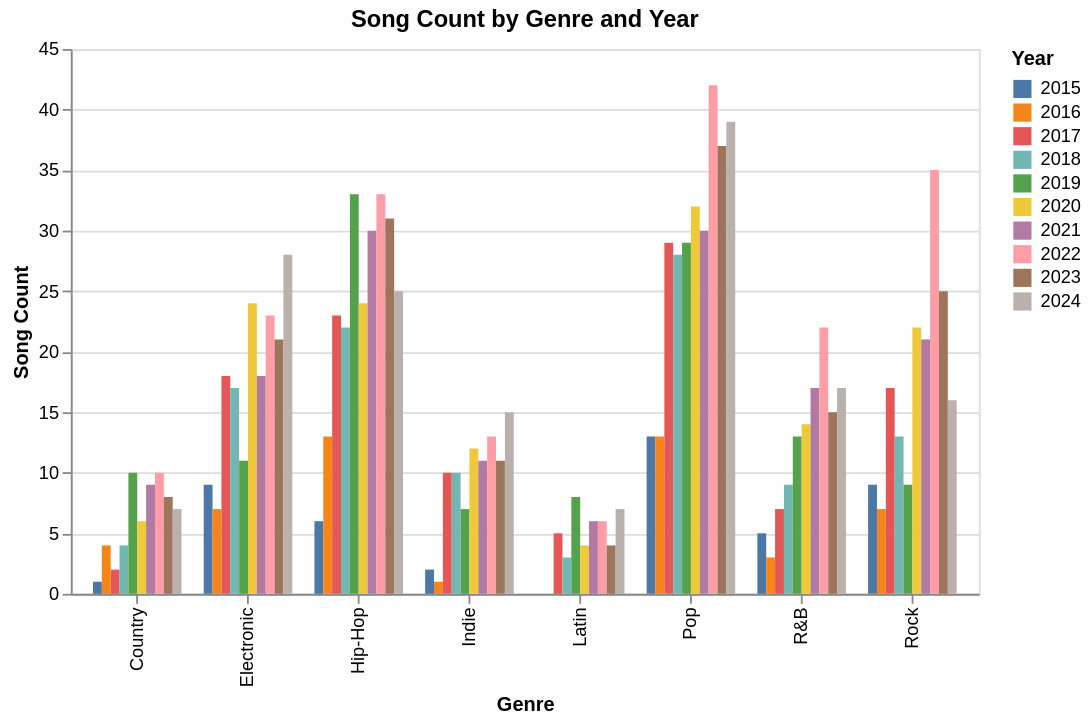

The notebook cell saved with this chart:
### Markdown cell above
## Altair Grouped Bar Chart

### Code cell
source = (df.groupby(["genre", "year"])
            .size()
            .reset_index(name="song_count")) # gets song count like we did above

alt.Chart(source).mark_bar().encode(
    x=alt.X("genre:N", title="Genre"),
    y=alt.Y("song_count:Q", title="Song Count"),
    xOffset="year:N",
    color=alt.Color("year:N", legend=alt.Legend(title="Year")),
).properties(
    title="Song Count by Genre and Year",
    width=500,
    height=300
)

### Figure 1 — Vega-Lite specification as saved in the notebook (floating-point values rounded to 4 significant figures)
{"config": {"view": {"continuousWidth": 300, "continuousHeight": 300}}, "data": {"name": "data-af3839c33b9b32a72fe46cbfde8ab4db"}, "mark": {"type": "bar"}, "encoding": {"color": {"field": "year", "legend": {"title": "Year"}, "type": "nominal"}, "x": {"field": "genre", "title": "Genre", "type": "nominal"}, "xOffset": {"field": "year", "type": "nominal"}, "y": {"field": "song_count", "title": "Song Count", "type": "quantitative"}}, "height": 300, "title": "Song Count by Genre and Year", "width": 500, "$schema": "https://vega.github.io/schema/vega-lite/v5.8.0.json", "datasets": {"data-af3839c33b9b32a72fe46cbfde8ab4db": [{"genre": "Country", "year": 2015, "song_count": 1}, {"genre": "Country", "year": 2016, "song_count": 4}, {"genre": "Country", "year": 2017, "song_count": 2}, {"genre": "Country", "year": 2018, "song_count": 4}, {"genre": "Country", "year": 2019, "song_count": 10}, {"genre": "Country", "year": 2020, "song_count": 6}, {"genre": "Country", "year": 2021, "song_count": 9}, {"genre": "Country", "year": 2022, "song_count": 10}, {"genre": "Country", "year": 2023, "song_count": 8}, {"genre": "Country", "year": 2024, "song_count": 7}, {"genre": "Electronic", "year": 2015, "song_count": 9}, {"genre": "Electronic", "year": 2016, "song_count": 7}, {"genre": "Electronic", "year": 2017, "song_count": 18}, {"genre": "Electronic", "year": 2018, "song_count": 17}, {"genre": "Electronic", "year": 2019, "song_count": 11}, {"genre": "Electronic", "year": 2020, "song_count": 24}, {"genre": "Electronic", "year": 2021, "song_count": 18}, {"genre": "Electronic", "year": 2022, "song_count": 23}, {"genre": "Electronic", "year": 2023, "song_count": 21}, {"genre": "Electronic", "year": 2024, "song_count": 28}, {"genre": "Hip-Hop", "year": 2015, "song_count": 6}, {"genre": "Hip-Hop", "year": 2016, "song_count": 13}, {"genre": "Hip-Hop", "year": 2017, "song_count": 23}, {"genre": "Hip-Hop", "year": 2018, "song_count": 22}, {"genre": "Hip-Hop", "year": 2019, "song_count": 33}, {"genre": "Hip-Hop", "year": 2020, "song_count": 24}, {"genre": "Hip-Hop", "year": 2021, "song_count": 30}, {"genre": "Hip-Hop", "year": 2022, "song_count": 33}, {"genre": "Hip-Hop", "year": 2023, "song_count": 31}, {"genre": "Hip-Hop", "year": 2024, "song_count": 25}, {"genre": "Indie", "year": 2015, "song_count": 2}, {"genre": "Indie", "year": 2016, "song_count": 1}, {"genre": "Indie", "year": 2017, "song_count": 10}, {"genre": "Indie", "year": 2018, "song_count": 10}, {"genre": "Indie", "year": 2019, "song_count": 7}, {"genre": "Indie", "year": 2020, "song_count": 12}, {"genre": "Indie", "year": 2021, "song_count": 11}, {"genre": "Indie", "year": 2022, "song_count": 13}, {"genre": "Indie", "year": 2023, "song_count": 11}, {"genre": "Indie", "year": 2024, "song_count": 15}, {"genre": "Latin", "year": 2017, "song_count": 5}, {"genre": "Latin", "year": 2018, "song_count": 3}, {"genre": "Latin", "year": 2019, "song_count": 8}, {"genre": "Latin", "year": 2020, "song_count": 4}, {"genre": "Latin", "year": 2021, "song_count": 6}, {"genre": "Latin", "year": 2022, "song_count": 6}, {"genre": "Latin", "year": 2023, "song_count": 4}, {"genre": "Latin", "year": 2024, "song_count": 7}, {"genre": "Pop", "year": 2015, "song_count": 13}, {"genre": "Pop", "year": 2016, "song_count": 13}, {"genre": "Pop", "year": 2017, "song_count": 29}, {"genre": "Pop", "year": 2018, "song_count": 28}, {"genre": "Pop", "year": 2019, "song_count": 29}, {"genre": "Pop", "year": 2020, "song_count": 32}, {"genre": "Pop", "year": 2021, "song_count": 30}, {"genre": "Pop", "year": 2022, "song_count": 42}, {"genre": "Pop", "year": 2023, "song_count": 37}, {"genre": "Pop", "year": 2024, "song_count": 39}, {"genre": "R&B", "year": 2015, "song_count": 5}, {"genre": "R&B", "year": 2016, "song_count": 3}, {"genre": "R&B", "year": 2017, "song_count": 7}, {"genre": "R&B", "year": 2018, "song_count": 9}, {"genre": "R&B", "year": 2019, "song_count": 13}, {"genre": "R&B", "year": 2020, "song_count": 14}, {"genre": "R&B", "year": 2021, "song_count": 17}, {"genre": "R&B", "year": 2022, "song_count": 22}, {"genre": "R&B", "year": 2023, "song_count": 15}, {"genre": "R&B", "year": 2024, "song_count": 17}, {"genre": "Rock", "year": 2015, "song_count": 9}, {"genre": "Rock", "year": 2016, "song_count": 7}, {"genre": "Rock", "year": 2017, "song_count": 17}, {"genre": "Rock", "year": 2018, "song_count": 13}, {"genre": "Rock", "year": 2019, "song_count": 9}, {"genre": "Rock", "year": 2020, "song_count": 22}, {"genre": "Rock", "year": 2021, "song_count": 21}, {"genre": "Rock", "year": 2022, "song_count": 35}, {"genre": "Rock", "year": 2023, "song_count": 25}, {"genre": "Rock", "year": 2024, "song_count": 16}]}}
